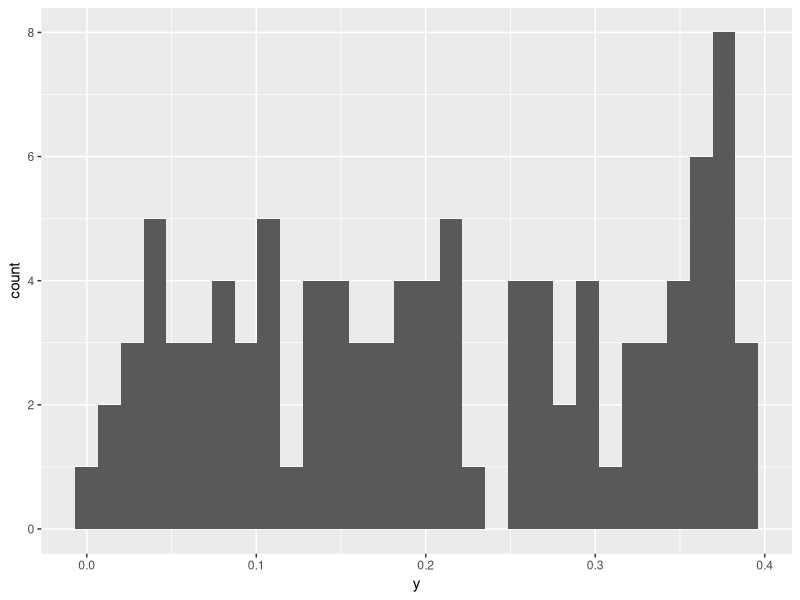

Source code (R):
## ---- chunk 1
set.seed(080801997)
x <- runif(100, 0, 1)
head(x) # Mostramos algunos valores.
## ---- chunk 2
y <- 1-exp(-0.5*x)
head(y) # Mostramos algunos valores.
## ---- chunk 3
library(ggplot2)
ggplot(data=data.frame(y=y), aes(y))+
  geom_histogram()
